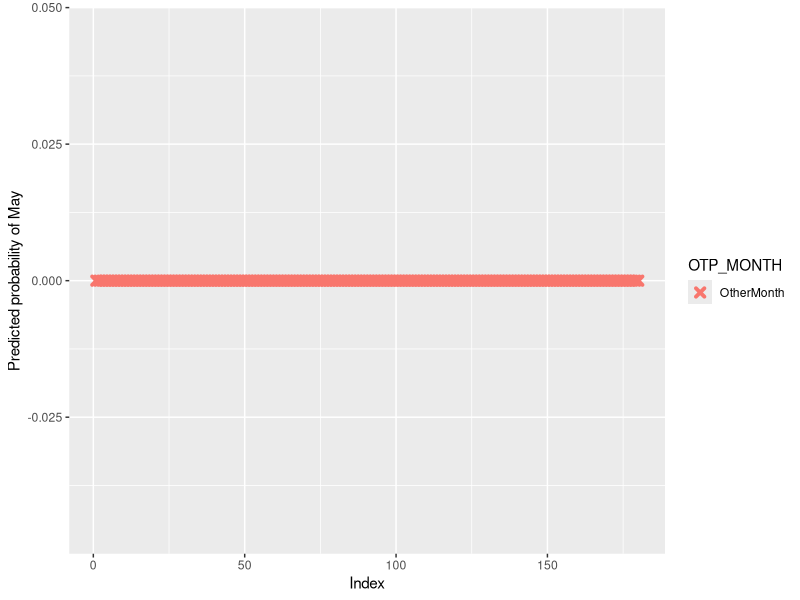

Source code (R):
## ---- chunk 1
knitr::opts_chunk$set(echo = TRUE, warning = FALSE, message = FALSE)
## ---- chunk 2
# Read the data to DataSet
library(readr)
library(ggplot2)
library(cowplot)
library(lattice)
library(caret)
library(e1071)
library(pROC)
DataSet <- read_csv("./BUS_OTP_DATA.csv")
print(DataSet)

## ---- chunk 3
# Created dummies for month.
DataSet$OTP_MONTH <- ifelse(test=DataSet$OTP_MONTH == "May", yes="May", no="OtherMonth") 
DataSet$OTP_MONTH <- as.factor(DataSet$OTP_MONTH)

str(DataSet)
## ---- chunk 4
# perform the logistic regression 
logistic_simple <- glm(OTP_MONTH ~ TOTAL_LATES, data=DataSet, family="binomial")
summary(logistic_simple)
## ---- chunk 5
logistic <- glm(OTP_MONTH ~ ., data=DataSet, family="binomial")
summary(logistic)
## ---- chunk 6
predicted <- data.frame(probabilityMay=logistic$fitted.values,OTP_MONTH=DataSet$OTP_MONTH)
predicted <- predicted[order(predicted$probabilityMay, decreasing=FALSE),]
predicted$rank <- 1:nrow(predicted)
ggplot(data=predicted, aes(x=rank, y=probabilityMay)) +
geom_point(aes(color=OTP_MONTH), alpha=1, shape=4, stroke=2) +
xlab("Index") +
ylab("Predicted probability of May")
